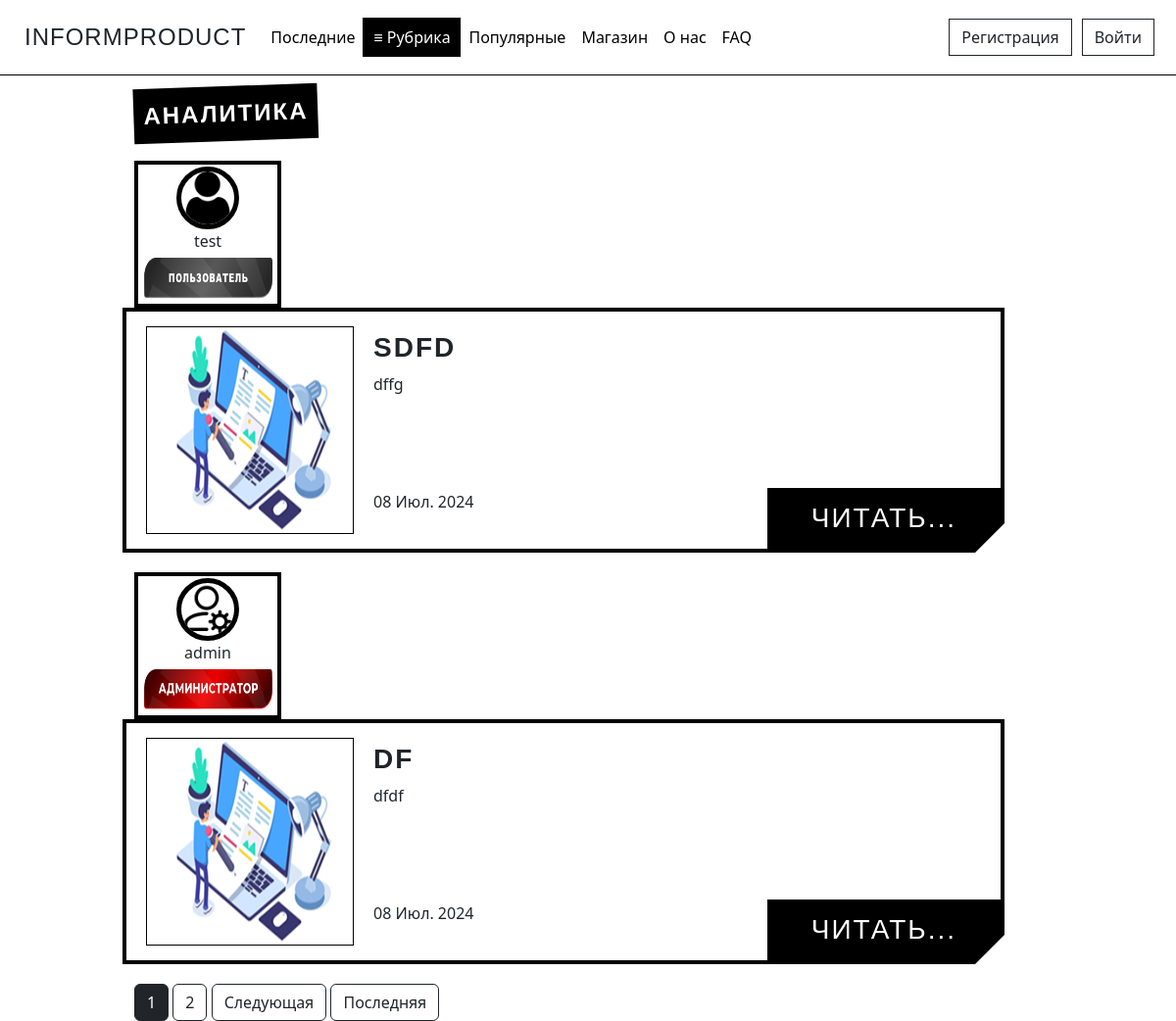
Page /categories/Analytics on the earlier database version.
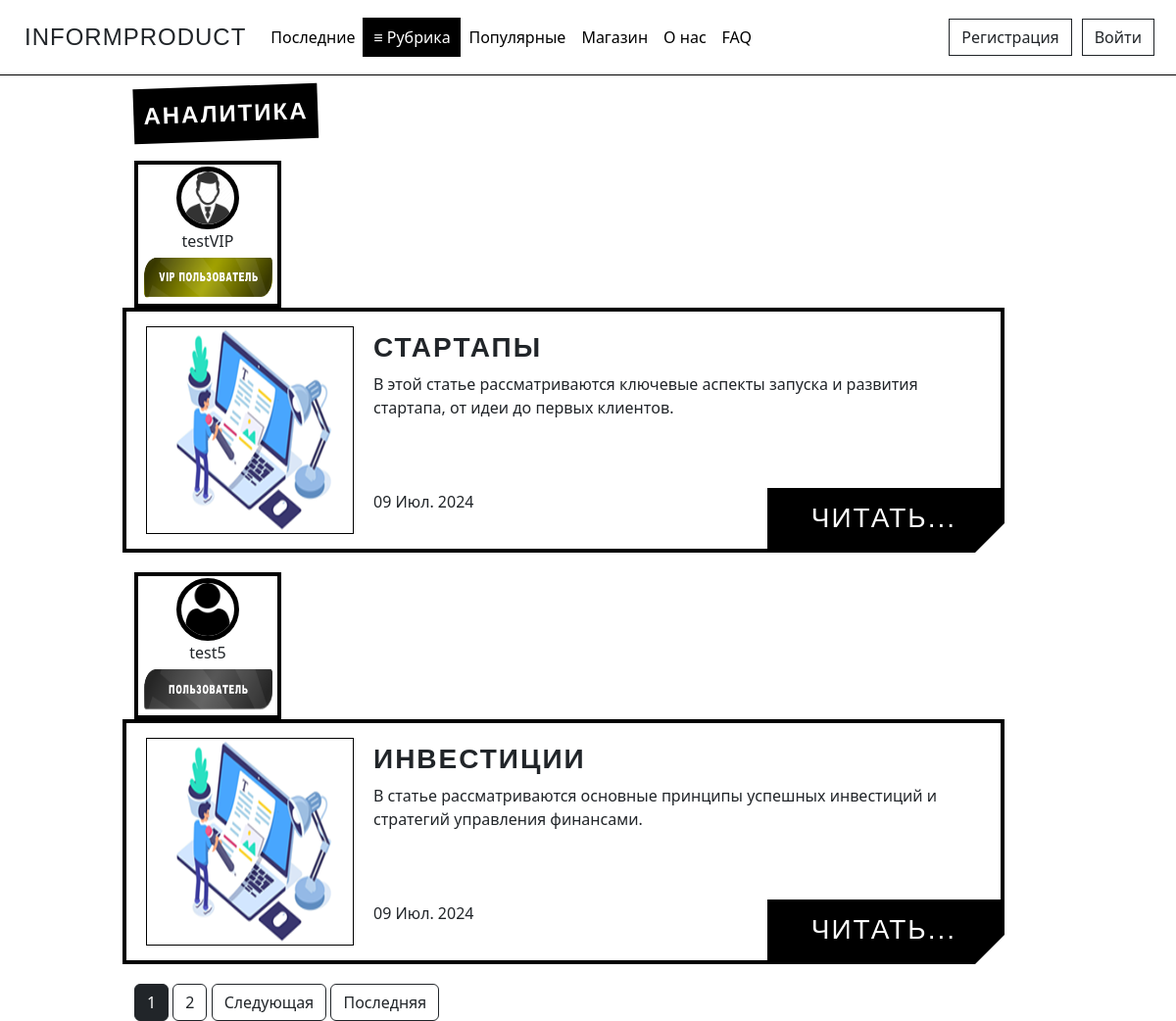
Same page on the later database version.
### journal/models.py (models this page shows, shortened)
class Article(models.Model):
    CATEGORY_CHOICES = [
        ('Analytics', 'Аналитика'),
        ('ART', 'АРТ'),
        ('Music', 'Музыка'),
        ('Science', 'Наука'),
        ('Varial', 'Разное'),
    ]
    title = models.CharField('Название', max_length=100)
    description = models.TextField('Описание')
    text = models.TextField('Основной текст')
    category = models.CharField(max_length=50, verbose_name='Рубрика', choices=CATEGORY_CHOICES, default='Разное')
    author = models.ForeignKey(User, verbose_name='Автор', on_delete=models.CASCADE)
    publication = models.BooleanField('Статус публикации', default=False)
    date = models.DateTimeField('Дата', default=timezone.now)
    likes = models.IntegerField('Количество лайков', default=0)
    img = models.ImageField('Превью', default='default_preview.png', upload_to='preview_images')
    class Meta:
        verbose_name = 'Статью'
        verbose_name_plural = 'Статьи'

### users/models.py (models this page shows, shortened)
class Profile(models.Model):
    STATUS_CHOICES = {
        ('User', 'Пользователь'),
        ('User VIP', 'VIP пользователь'),
        ('Admin', 'Администратор'),
    }
    user = models.OneToOneField(User, verbose_name='Имя пользователя', on_delete=models.CASCADE)
    img = models.ImageField('Фото пользователя', default='default_user.png', upload_to='user_images')
    status = models.CharField(max_length=20, verbose_name='Статус пользователя', choices=STATUS_CHOICES, default='User')
    vip_status_expiry = models.DateTimeField(verbose_name='Окончание VIP статуса', null=True, blank=True)
    class Meta:
        verbose_name = 'Профаил'
        verbose_name_plural = 'Профайлы'

### journal/views.py (the view)
# urls.py: path('categories/<str:category>', views.CategoriesDetailView.as_view(), name='categories_detail'),
class CategoriesDetailView(ListView):
    model = Article
    template_name = 'journal/categories_detail.html'
    context_object_name = 'articles'
    paginate_by = 2
    def get_context_data(self, **kwargs):
        ctx = super().get_context_data(**kwargs)
        category = self.kwargs['category']
        category_choices = dict(Article. CATEGORY_CHOICES)
        if category in category_choices:
            ctx['category_ru'] = category_choices[category]
            ctx['categorys_en'] = category
        return ctx
    def get_queryset(self):
        category = self.kwargs['category']
        return Article.objects.filter(category=category, publication=True).order_by('-date')

### journal/templates/journal/categories_detail.html (shortened to what this page needs)
{% extends 'journal/base.html' %}
{% block content %}
<div class="tilted-text font">{{ category_ru }}</div>
{% if articles %}
  {% for article in articles %}
    <div class="alert-light">
      <div class="row">
        <div class="col-md-2">
          <a href="{% url 'user_articles' article.author %}" class="no-underline">
            <div class="profile-container">
              <img src="{{ article.author.profile.img.url }}" alt="{{ article.author }}" class="user_images">
              <p>{{ article.author.username }}</p>
              {% if article.author.profile.status == 'User' %}
                <img src="/pictures/main_page/user_label.png" alt="Badge" height="50" width="139" class="badge-image">
              {% elif article.author.profile.status == 'Admin' %}
                <img src="/pictures/main_page/admin_label.png" alt="Badge" height="50" width="139" class="badge-image">
              {% else %}
                <img src="/pictures/main_page/user_vip_label.png" alt="Badge" height="50" width="139" class="badge-image">
              {% endif %}
            </div>
          </a>
        </div>
        <div class="col-md-9 frame">
          <div class="img-container">
            <img src="{{ article.img.url }}">
          </div>
          <div class="text-container">
            <h1 class="font"><strong>{{ article.title|striptags }}</strong></h1>
            <p><b></b>{{ article.description|striptags|truncatechars:210 }}</p>
            <a class="read-more font" href="{% url 'article_detail' article.id %}">Читать...</a>
            <p class="published-date">
              <span class="date">{{ article.date | date:"d M. Y" }}</span>
            </p>
          </div>
        </div>
      </div>
    </div>
  {% endfor %}
  <div>
    {% if is_paginated %}
      {% for num in page_obj.paginator.page_range %}
        {% if num == page_obj.number %}
          <button class="btn btn-dark">{{ num }}</button>
        {% elif num > page_obj.number|add:'-2' and num < page_obj.number|add:'2' %}
          <a href="?page={{ num }}" class="btn btn-outline-dark">{{ num }}</a>
        {% endif %}
      {% endfor %}
      {% if page_obj.has_next %}
        <a href="?page={{ page_obj.next_page_number }}" class="btn btn-outline-dark">Следующая</a>
        <a href="?page={{ page_obj.paginator.num_pages }}" class="btn btn-outline-dark">Последняя</a>
      {% endif %}
    {% endif %}
  </div>
{% else %}
  <p class="text-author">В этой рубрике пока нет статей. Загляните позже или посмотрите другие разделы сайта.</p>
{% endif %}
{% endblock %}

Differences in the rows shown:
removed Article: author.profile.img (placeholder picture), author.username "test", img (placeholder picture), title "SDFD", description "dffg", date "08 Июл. 2024"
removed Article: author.profile.img (picture), author.username "admin", img (placeholder picture), title "DF", description "dfdf", date "08 Июл. 2024"
added Article: author.profile.img (picture), author.username "testVIP", img (placeholder picture), title "СТАРТАПЫ", description "В этой статье рассматриваются ключевые аспекты запуска и развития стартапа, от идеи до первых клиентов.", date "09 Июл. 2024"
added Article: author.profile.img (placeholder picture), author.username "test5", img (placeholder picture), title "ИНВЕСТИЦИИ", description "В статье рассматриваются основные принципы успешных инвестиций и стратегий управления финансами.", date "09 Июл. 2024"
